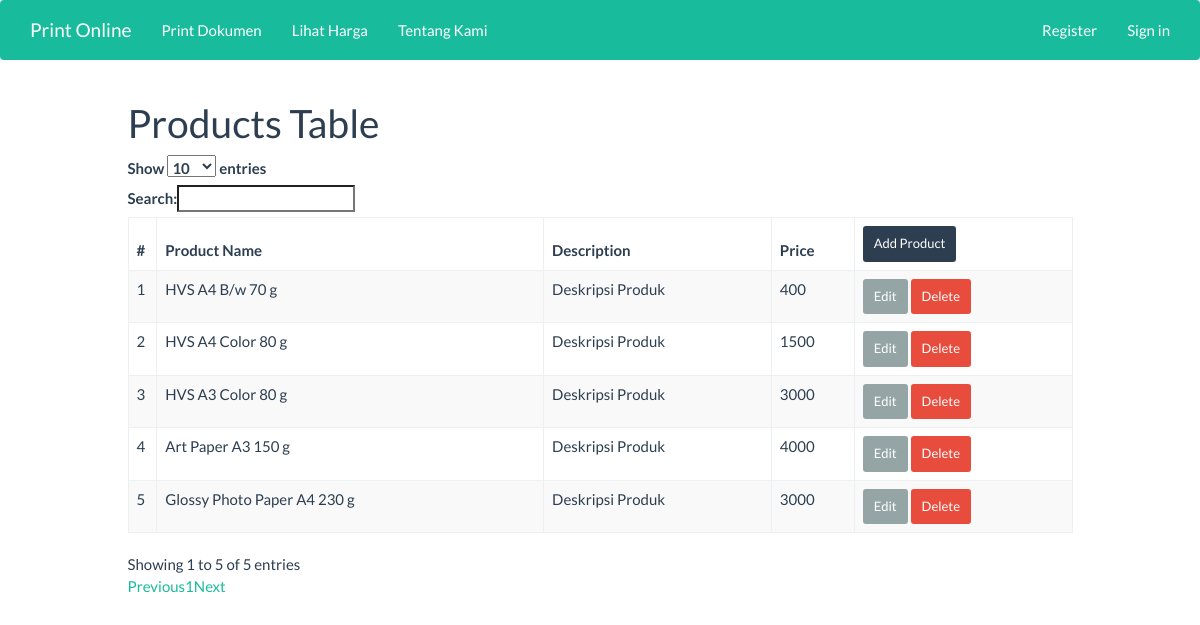
Before: /index.php/admin/products with the older database file.
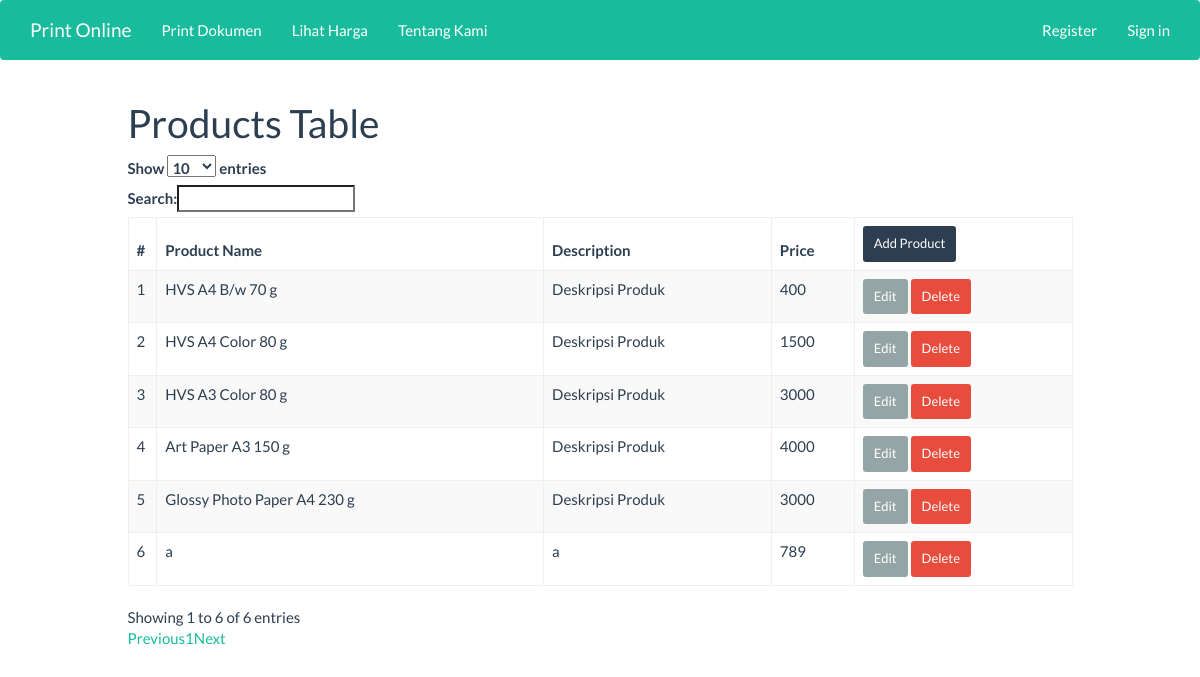
After: the same page with the newer database file.
### tables this page shows
CREATE TABLE `products` (
  `id` int(10) NOT NULL,
  `name` varchar(100) NOT NULL,
  `description` text NOT NULL,
  `price` int(10) NOT NULL,
  `image` text NOT NULL
);

### application/controllers/admin/products.php (called while the page is built, shortened)
<?php
class Products extends CI_Controller {
  public function __construct(){
    $this->load->model('model_products');
  }
  public function index(){
    $data['products'] = $this->model_products->all();
    $data['title'] = 'Lihat Harga';
    $this->load->view('templates/header');
    $this->load->view('backend/view_all_products', $data);
    $this->load->view('templates/footer');
  }
}
?>

### index.php (called while the page is built, shortened)
<?php
require_once BASEPATH.'core/CodeIgniter.php';

### application/models/model_products.php (called while the page is built, shortened)
<?php
class Model_products extends CI_Model {
  public function all(){
    $result = $this->db->get('products');
    if($result->num_rows() > 0){
      return $result->result();
    } else {
      return array();
    }
  }
}
?>

### application/views/backend/view_all_products.php (the view, shortened to what this page needs)
<div class="row">
    <div class="col-md-1"></div>
    <div class="col-md-10">
      <h1>Products Table</h1>
      <table id="myTable" class="table table-striped table-bordered table-hover">
        <thead>
          <tr>
            <th>#</th>
            <th>Product Name</th>
            <th>Description</th>
            <th>Price</th>
            <th>
              <?=anchor('admin/products/create','Add Product', ['class'=>'btn btn-primary btn-sm'])?>
            </th>
          </tr>
        </thead>
        <tbody>
          <?php foreach($products as $product) : ?>
          <tr>
            <td><?=$product->id?></td>
            <td><?=$product->name?></td>
            <td><?=$product->description?></td>
            <td><?=$product->price?></td>
            <td>
              <?=anchor('admin/products/update/' . $product->id, 'Edit', ['class'=>'btn btn-default btn-sm'])?>
              <?=anchor('admin/products/delete/' . $product->id, 'Delete', ['class'=>'btn btn-danger btn-sm', 'onclick'=>'return confirm(\'Apakah anda yakin?\')'])?>
            </td>
          </tr>
        <?php endforeach; ?>
        </tbody>
      </table>
    </div>
    <div class="col-md-1"></div>
  </div>

Changed rows visible on the page:
added products: id "6", name "a", description "a", price "789", id "Edit", id "Delete"
Other visible differences:
text written by a page script: "Show entries Search: Showing 1 to 5 of 5 entries Previous 1 Next" → "Show entries Search: Showing 1 to 6 of 6 entries Previous 1 Next"
